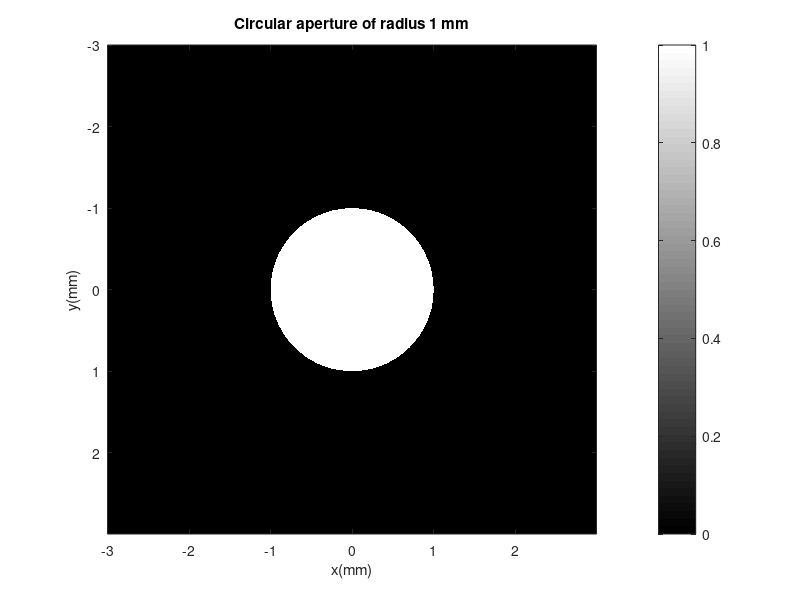
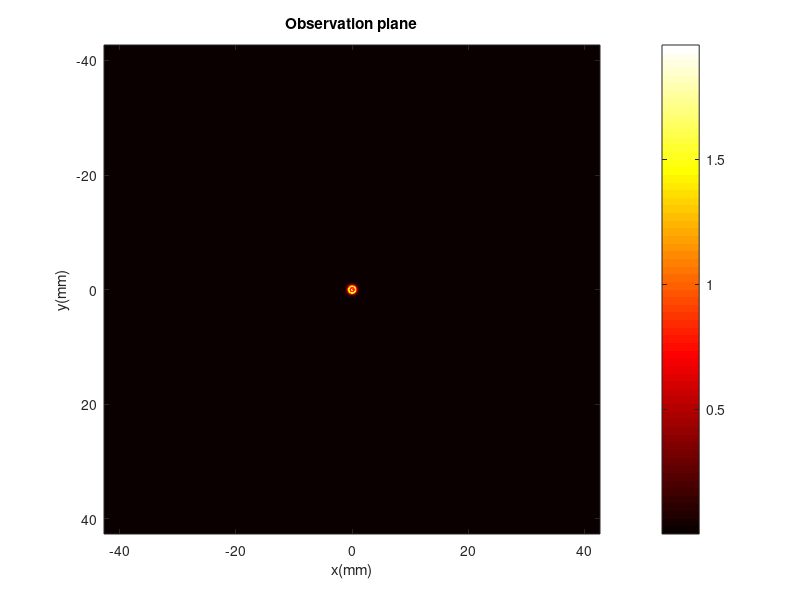

Reproduce these figures in MATLAB, in order. (Note: this script raises an error after producing the figures.)
clc;
clear all;
close all;
Wavelength= 500*10^-9;
N=2^11;
k=(2*pi)/Wavelength;
R=1*10^-3;
Dimesnion=6*10^-3;
del1=Dimesnion/N;
z_min=R*del1/Wavelength
z=0.5;
del2=(Wavelength*z)/(N*del1)
M=zeros(N);
x1=((-N/2):((N/2)-1))*del1;
y1=((-N/2):((N/2)-1))*del1;
[X1,Y1]=meshgrid(x1,y1);
A=X1.^2+ Y1.^2<=R.^2;
M(A)=1;
F=R^2/(z*Wavelength);

figure
imagesc(x1*10^3,y1*10^3,M);
xlabel("x(mm)");
ylabel("y(mm)");
axis image
title(['Circular aperture of radius ',num2str(R*10^3),' mm']);
colormap(gray)
colorbar

x2=((-N/2):((N/2)-1))*del2;
y2=((-N/2):((N/2)-1))*del2;
df_1= 1/(N*del1);
exp_term= exp(((1j*k)/(2*z)).* (X1.^2+Y1.^2));
fft_in= M.*exp_term;
fft_ou= fftshift(fft2(fft_in));
[X2,Y2]=meshgrid(x2,y2);
expo=exp(((1j*k)/(2*z)).* (X2.^2+Y2.^2)) ;
irre=exp(1j.*k.*z)/(1j*Wavelength*z);
Output=irre*expo.*fft_ou;
scal=(sum(sum((abs(fft_in).^2)*(del1)*(del1))))/(sum(sum((abs(fft2(fft_in)).^2)*(df_1)*(df_1))));
I=abs(Output).^2;

figure
imagesc(x2*10^3,y2*10^3,I.*scal);
xlabel("x(mm)");
ylabel("y(mm)");
title("Observation plane");
colormap(hot)
colorbar
axis on
ax = gca;
outerpos = ax.OuterPosition;
ti = ax.TightInset; 
left = outerpos(1) + ti(1);
bottom = outerpos(2) + ti(2);
ax_width = outerpos(3) - ti(1) - ti(3);
ax_height = outerpos(4) - ti(2) - ti(4);
ax.Position = [left bottom ax_width ax_height];
saveas(gcf,"OS_z_"+z+"_F_"+F+".png");

